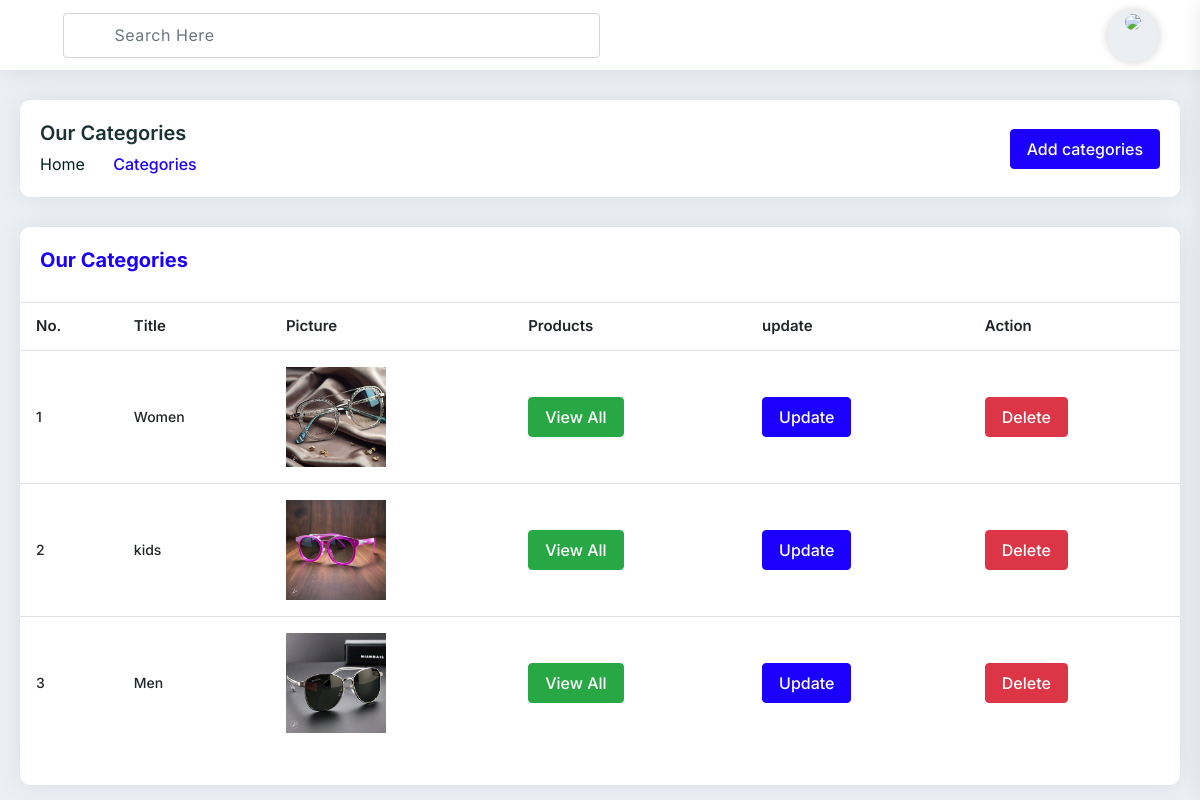
The page /dashboardcategories/ on the database its author committed.
### clientapp/models.py (models this page shows)
class Category(models.Model):
    title=models.CharField(max_length=100)
    image=models.FileField(upload_to='upload/')

### AdminApp/views.py (the view)
# urls.py: path('dashboardcategories/',dashboardcategories,name="dashboardcategories"),
def dashboardcategories(request):
    categories = Category.objects.all()
    return render(request, 'categories.html',{'categories':categories})

### clientapp/context_processor.py (called while the page is built)
def user_profile_image(request):
    user = None
    if 'id' in request.session:
        try:
            user = User.objects.get(id=request.session['id'])
        except User.DoesNotExist:
            pass
    return {'user': user}

### AdminApp/templates/categories.html (shortened to what this page needs)
{% extends "dashboardheader.html" %}
{% load static %}
{% block start %}
<div class="main-container">
    <div class="pd-ltr-20 xs-pd-20-10">
        <div class="min-height-200px">
            <div class="page-header">
                <div class="row">
                    <div class="col-md-6 col-sm-12">
                        <div class="title">
                            <h4>Our Categories</h4>
                        </div>
                        <nav aria-label="breadcrumb" role="navigation">
                            <ol class="breadcrumb">
                                <li class="breadcrumb-item"><a href="/dashboard/">Home</a></li>
                                <li class="breadcrumb-item active" aria-current="page">Categories</li>
                            </ol>
                        </nav>
                    </div>
                    <div class="col-md-6 col-sm-12 text-right">
                        <button type="button" class="btn btn-primary" data-toggle="modal" data-target="#myModal">
                            Add categories
                           </button>
						</div>
                </div>
            </div>
            <div class="card-box mb-30">
                <div class="pd-20">
                    <h4 class="text-blue h4">Our Categories</h4>
                </div>
                <div class="pb-20">
                    <table class="table hover multiple-select-row data-table-export nowrap">
                        <thead>
                            <tr>
                                <th class="table-plus datatable-nosort">No.</th>
                                <th>Title</th>
                                <th>Picture</th>
                                <th>Products</th>
                                <th>update</th>
                                <th>Action</th>
                            </tr>
                        </thead>
                        <tbody>
                            {% for items in categories %}
                            <tr>
                                <td class="table-plus">{{forloop.counter}}</td>
                                <td class="table-plus">{{items.title}}</td>
                                <td>
                                    <img
                                       src="{% get_media_prefix %}{{ items.image }}"
                                       class="avatar-photo"
                                       width="100px"
                                       alt="">
                                </td>
                                <td>
                                    <a href="/viewCatProducts/{{items.id }}" class="btn btn-success">View All</a>
                                </td>
                                <td>
                                <button type="button" class="btn btn-primary" data-toggle="modal" data-target="#Update{{forloop.counter}}">
                                    Update
                                   </button>
                                </td>
                                <td>
                                    <a href="/deletecategory/{{items.id}}" class="btn btn-danger">Delete</a>
                                </td>
                            </tr>
                            {% endfor %}
                        </tbody>
                    </table>
                </div>
            </div>
        </div>
    </div>
</div>
{% endblock %}

### rows shown on the page
Category: title "Women", image (picture)
Category: title "kids", image (picture)
Category: title "Men", image (picture)
